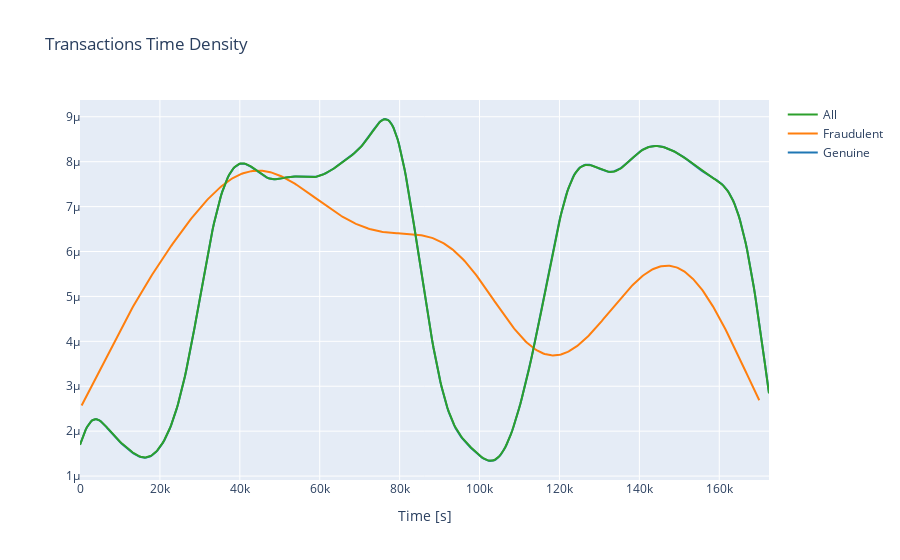

Notebook code cell kept with this figure:
### Code cell
# Transactions Time Density Plot
class_0 = df.loc[df['Class'] == 0]["Time"]
class_1 = df.loc[df['Class'] == 1]["Time"]
class_all = df['Time']
hist_data = [class_0, class_1, class_all]
group_labels = ['Genuine', 'Fraudulent', 'All']
fig = ff.create_distplot(hist_data, group_labels, show_hist=False, show_rug=False)
fig['layout'].update(title='Transactions Time Density', xaxis=dict(title='Time [s]'))
iplot(fig, filename='dist_only')
# Feature 'Time' contains the seconds elapsed between each transaction and the first transaction in the dataset
# This dataset presents transactions that occurred in two days (60*60*48 = 172,800 seconds)

### Figure 1 — Plotly figure (JSON) as saved in the notebook; plotly's stock layout.template omitted (floating-point values rounded to 4 significant figures; data arrays with more than 128 entries replaced by an {"elided": "..."} marker saying what was removed)
{"data": [{"legendgroup": "Genuine", "marker": {"color": "rgb(31, 119, 180)"}, "mode": "lines", "name": "Genuine", "showlegend": true, "type": "scatter", "x": {"elided": "500 float values"}, "xaxis": "x", "y": {"elided": "500 float values"}, "yaxis": "y"}, {"legendgroup": "Fraudulent", "marker": {"color": "rgb(255, 127, 14)"}, "mode": "lines", "name": "Fraudulent", "showlegend": true, "type": "scatter", "x": {"elided": "500 float values"}, "xaxis": "x", "y": {"elided": "500 float values"}, "yaxis": "y"}, {"legendgroup": "All", "marker": {"color": "rgb(44, 160, 44)"}, "mode": "lines", "name": "All", "showlegend": true, "type": "scatter", "x": {"elided": "500 float values"}, "xaxis": "x", "y": {"elided": "500 float values"}, "yaxis": "y"}], "layout": {"barmode": "overlay", "hovermode": "closest", "legend": {"traceorder": "reversed"}, "title": {"text": "Transactions Time Density"}, "xaxis": {"anchor": "y2", "domain": [0, 1], "title": {"text": "Time [s]"}, "zeroline": false}, "yaxis": {"anchor": "free", "domain": [0, 1], "position": 0}}}
